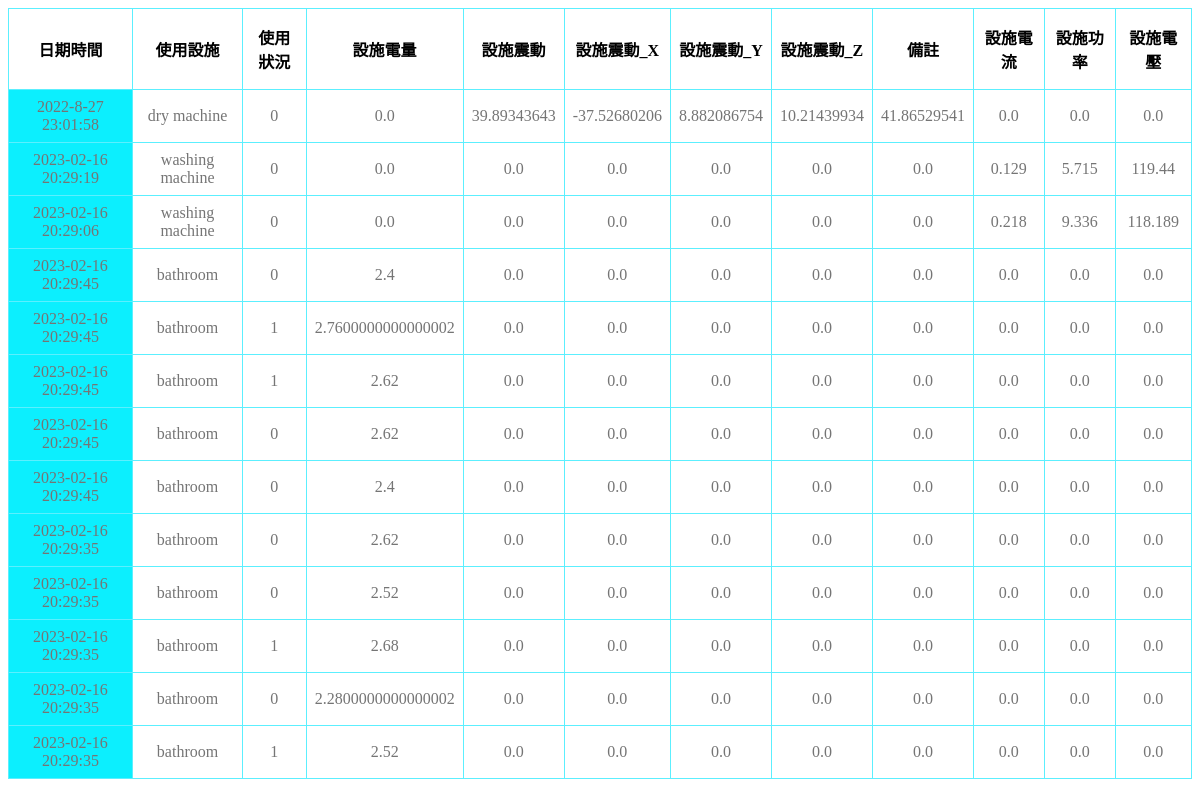
The app's page /dorm/info4/ with its own data.
### dorm/models.py (models this page shows, shortened)
class facilities_fourthfloor(models.Model):
	Date = models.CharField(max_length = 30)
	facilities_name = models.CharField(max_length = 20)
	facilities_useage = models.CharField(max_length = 10)
	battery = models.FloatField()
	Acce_X = models.FloatField()
	Acce_Y = models.FloatField()
	Acce_Z = models.FloatField()
	Acce = models.FloatField()
	Temp = models.FloatField()
	Current = models.FloatField()
	Voltage = models.FloatField()
	Power = models.FloatField()

### dorm/views.py (the view)
# urls.py: path('info4/', views.FacilitiesViewSet4.get, name='dorm'),
    def get(request):
        template_name = 'dorm.html'
        queryset = facilities_fourthfloor.objects.all()
        return render(request, template_name, {"context":queryset})

### dorm/templates/dorm.html (shortened to what this page needs)
<!DOCTYPE html>
<html lang="en">
<head>
    {% load static %}
    <link rel="stylesheet" href="{% static '/css/dorm.css' %}">
</head>
<body>
    {% load static %}
    <table>
        <thead>
            <tr>
                <th>日期時間</th>
                <th>使用設施</th>
                <th>使用狀況</th>
                <th>設施電量</th>
                <th>設施震動</th>
                <th>設施震動_X</th>
                <th>設施震動_Y</th>
                <th>設施震動_Z</th>
                <th>備註</th>
                <th>設施電流</th>
                <th>設施功率</th>
                <th>設施電壓</th>
            </tr>
        </thead>
        <tbody>
            {% for data in context%}
                <tr>
                    <td class='date'>{{ data.Date }}</td>
                    <td class='facilities name'>{{ data.facilities_name }}</td>
                    <td class='facilities useage'>{{ data.facilities_useage }}</td>
                    <td class='facilities battery'>{{ data.battery }}</td>
                    <td class='facilities Acce'>{{ data.Acce }}</td>
                    <td class='facilities Acce_X'>{{ data.Acce_X }}</td>
                    <td class='facilities Acce_Y'>{{ data.Acce_Y }}</td>
                    <td class='facilities Acce_Z'>{{ data.Acce_Z }}</td>
                    <td class='facilities Temp'>{{ data.Temp }}</td>
                    <td class='facilities Current'>{{ data.Current }}</td>
                    <td class='facilities Power'>{{ data.Power }}</td>
                    <td class='facilities Voltage'>{{ data.Voltage }}</td>
                </tr>
            {% endfor%}
        </tbody>
    </table>
</body>
</html>

### dorm/static/css/dorm.css (style rules this page uses)
table { border: 0; border-collapse: collapse; border-radius: 8px; width: 100%; }
th { border: solid 1px #5ceffe; padding: 16px 8px; }
td { border: solid 1px #5ceffe; text-align: center; padding: 8px; color: #757575; }
.date { background-color: #0ceffe; }

### records on screen
facilities_fourthfloor: Date "2022-8-27 23:01:58", facilities_name "dry machine", facilities_useage "0", battery "0.0", Acce "39.89343643", Acce_X "-37.52680206", Acce_Y "8.882086754", Acce_Z "10.21439934", Temp "41.86529541", Current "0.0", Power "0.0", Voltage "0.0"
facilities_fourthfloor: Date "2023-02-16 20:29:19", facilities_name "washing machine", facilities_useage "0", battery "0.0", Acce "0.0", Acce_X "0.0", Acce_Y "0.0", Acce_Z "0.0", Temp "0.0", Current "0.129", Power "5.715", Voltage "119.44"
facilities_fourthfloor: Date "2023-02-16 20:29:06", facilities_name "washing machine", facilities_useage "0", battery "0.0", Acce "0.0", Acce_X "0.0", Acce_Y "0.0", Acce_Z "0.0", Temp "0.0", Current "0.218", Power "9.336", Voltage "118.189"
facilities_fourthfloor: Date "2023-02-16 20:29:45", facilities_name "bathroom", facilities_useage "0", battery "2.4", Acce "0.0", Acce_X "0.0", Acce_Y "0.0", Acce_Z "0.0", Temp "0.0", Current "0.0", Power "0.0", Voltage "0.0"
facilities_fourthfloor: Date "2023-02-16 20:29:45", facilities_name "bathroom", facilities_useage "1", battery "2.7600000000000002", Acce "0.0", Acce_X "0.0", Acce_Y "0.0", Acce_Z "0.0", Temp "0.0", Current "0.0", Power "0.0", Voltage "0.0"
facilities_fourthfloor: Date "2023-02-16 20:29:45", facilities_name "bathroom", facilities_useage "1", battery "2.62", Acce "0.0", Acce_X "0.0", Acce_Y "0.0", Acce_Z "0.0", Temp "0.0", Current "0.0", Power "0.0", Voltage "0.0"
facilities_fourthfloor: Date "2023-02-16 20:29:45", facilities_name "bathroom", facilities_useage "0", battery "2.62", Acce "0.0", Acce_X "0.0", Acce_Y "0.0", Acce_Z "0.0", Temp "0.0", Current "0.0", Power "0.0", Voltage "0.0"
facilities_fourthfloor: Date "2023-02-16 20:29:45", facilities_name "bathroom", facilities_useage "0", battery "2.4", Acce "0.0", Acce_X "0.0", Acce_Y "0.0", Acce_Z "0.0", Temp "0.0", Current "0.0", Power "0.0", Voltage "0.0"
facilities_fourthfloor: Date "2023-02-16 20:29:35", facilities_name "bathroom", facilities_useage "0", battery "2.62", Acce "0.0", Acce_X "0.0", Acce_Y "0.0", Acce_Z "0.0", Temp "0.0", Current "0.0", Power "0.0", Voltage "0.0"
facilities_fourthfloor: Date "2023-02-16 20:29:35", facilities_name "bathroom", facilities_useage "0", battery "2.52", Acce "0.0", Acce_X "0.0", Acce_Y "0.0", Acce_Z "0.0", Temp "0.0", Current "0.0", Power "0.0", Voltage "0.0"
facilities_fourthfloor: Date "2023-02-16 20:29:35", facilities_name "bathroom", facilities_useage "1", battery "2.68", Acce "0.0", Acce_X "0.0", Acce_Y "0.0", Acce_Z "0.0", Temp "0.0", Current "0.0", Power "0.0", Voltage "0.0"
facilities_fourthfloor: Date "2023-02-16 20:29:35", facilities_name "bathroom", facilities_useage "0", battery "2.2800000000000002", Acce "0.0", Acce_X "0.0", Acce_Y "0.0", Acce_Z "0.0", Temp "0.0", Current "0.0", Power "0.0", Voltage "0.0"
facilities_fourthfloor: Date "2023-02-16 20:29:35", facilities_name "bathroom", facilities_useage "1", battery "2.52", Acce "0.0", Acce_X "0.0", Acce_Y "0.0", Acce_Z "0.0", Temp "0.0", Current "0.0", Power "0.0", Voltage "0.0"
